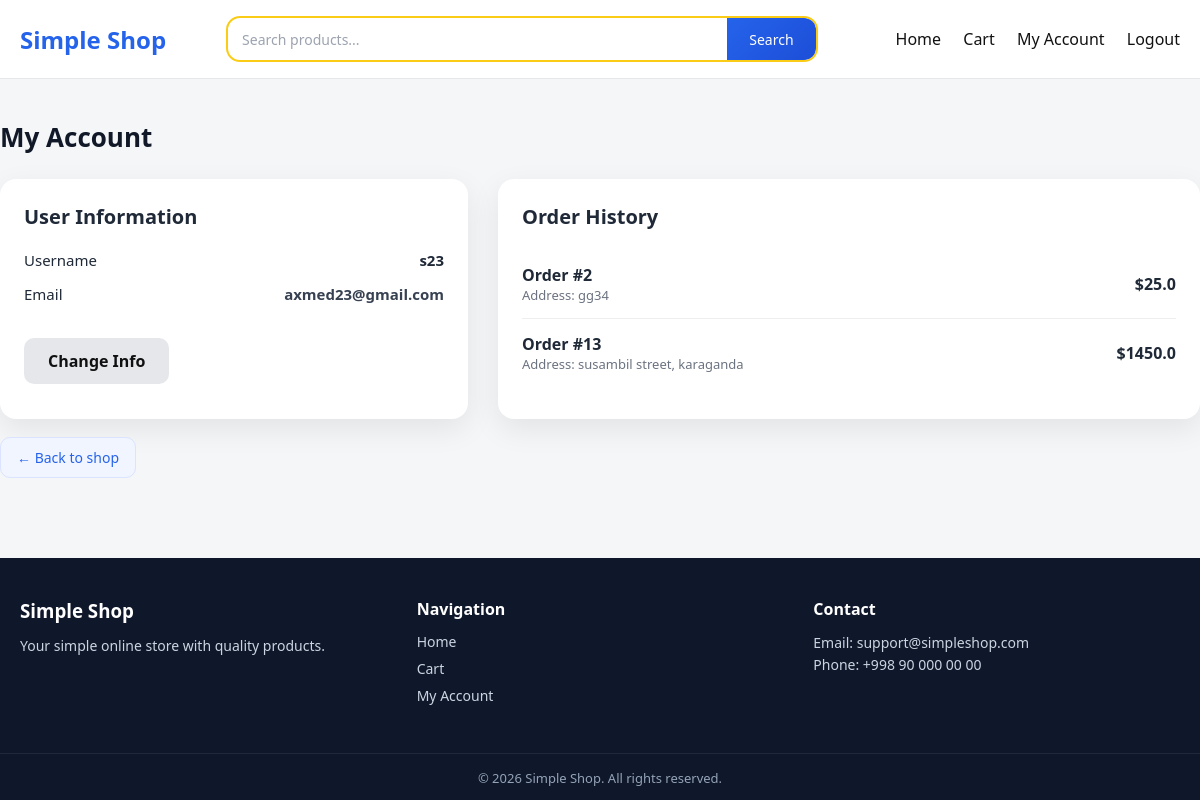
/profile (signed in), run on an earlier commit of the app's database.
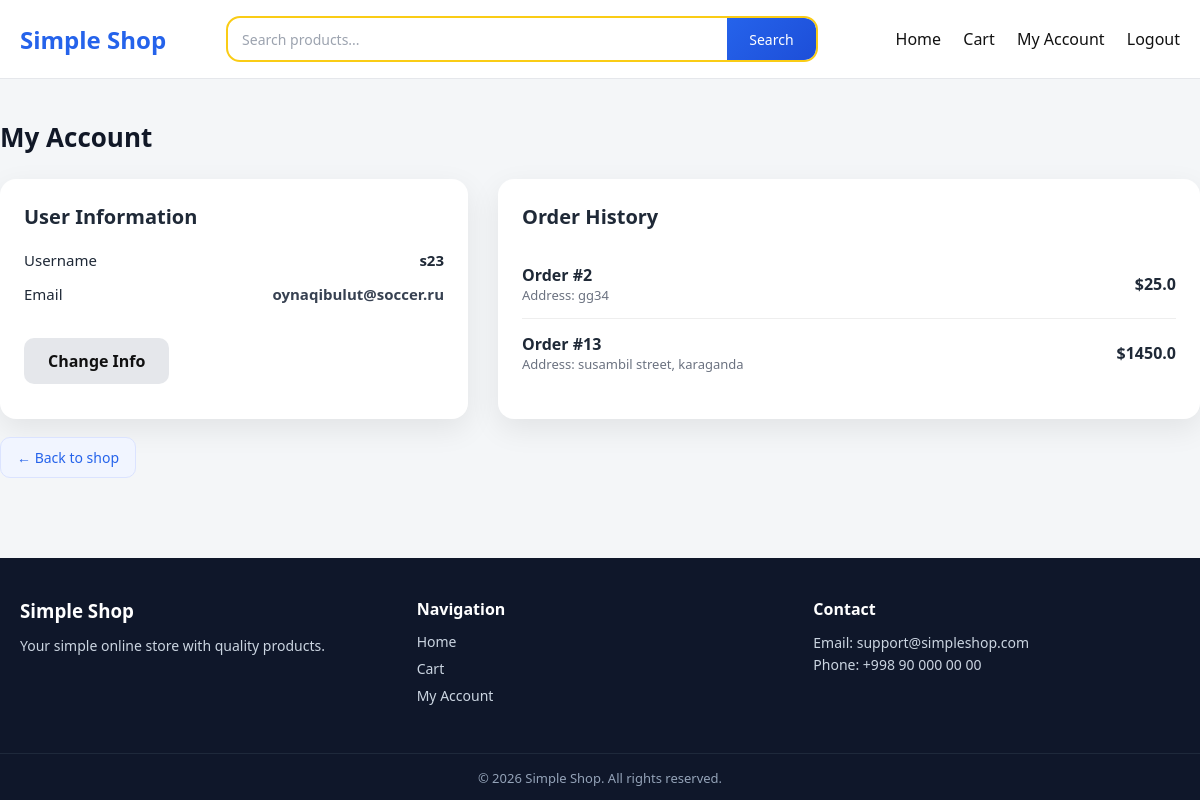
And on a later commit of the database.
### tables this page shows
CREATE TABLE users (
    id INTEGER PRIMARY KEY AUTOINCREMENT,
    username TEXT UNIQUE,
    email TEXT UNIQUE,
    password TEXT,
    is_admin INTEGER DEFAULT 0
);

### app.py (the view)
@app.route("/profile")
def profile():
    if "user_id" not in session:
        return redirect("/login")
    user_id = session["user_id"]
    con = get_db()
    cur = con.cursor()
    user = cur.execute(
        "SELECT username, email FROM users WHERE id=?",
        (user_id,)
    ).fetchone()
    orders = cur.execute(
        "SELECT id, total, address FROM orders WHERE user_id=?",
        (user_id,)
    ).fetchall()
    con.close()
    return render_template(
        "shop/profile.html",
        user=user,
        orders=orders,
        cart_count=get_cart_count()
    )

### app.py (called while the page is built)
def get_db():
    return sqlite3.connect(
        "database.db",
        timeout=10,
        check_same_thread=False
    )

def get_cart_count():
    if "user_id" not in session or session.get("is_admin"):
        return 0
    con = get_db()
    cur = con.cursor()
    count = cur.execute(
        "SELECT COALESCE(SUM(quantity), 0) FROM cart WHERE user_id=?",
        (session["user_id"],)
    ).fetchone()[0]
    con.close()
    return count

### templates/shop/profile.html (shortened to what this page needs)
{% extends "base.html" %}
{% block content %}
<section class="account-section">
    <h2 class="section-title">My Account</h2>
    <div class="account-grid">
        <div class="account-box">
            <h3>User Information</h3>
            <div class="info-row">
                <span>Username</span>
                <strong>{{ user[0] }}</strong>
            </div>
            <div class="info-row">
                <span>Email</span>
                <strong class="info-value">
                    {{ user[1] if user[1] else "Not set" }}
                </strong>
            </div>
            <a href="/profile/edit" class="btn-secondary account-btn">
                Change Info
            </a>
        </div>
        <div class="account-box">
            <h3>Order History</h3>
            {% if orders %}
            <ul class="orders-list">
                {% for o in orders %}
                <li>
                    <div>
                        <strong>Order #{{ o[0] }}</strong>
                        <span>Address: {{ o[2] }}</span>
                    </div>
                    <div class="order-price">
                        ${{ o[1] }}
                    </div>
                </li>
                {% endfor %}
            </ul>
            {% else %}
                <p class="empty-orders">No orders yet.</p>
            {% endif %}
        </div>
    </div>
    <a href="/dashboard" class="back-btn">
        ← Back to shop
    </a>
</section>
{% endblock %}

What changed in the data, as far as the page shows it:
changed users: email "axmed23@gmail.com" → "oynaqibulut@soccer.ru"
